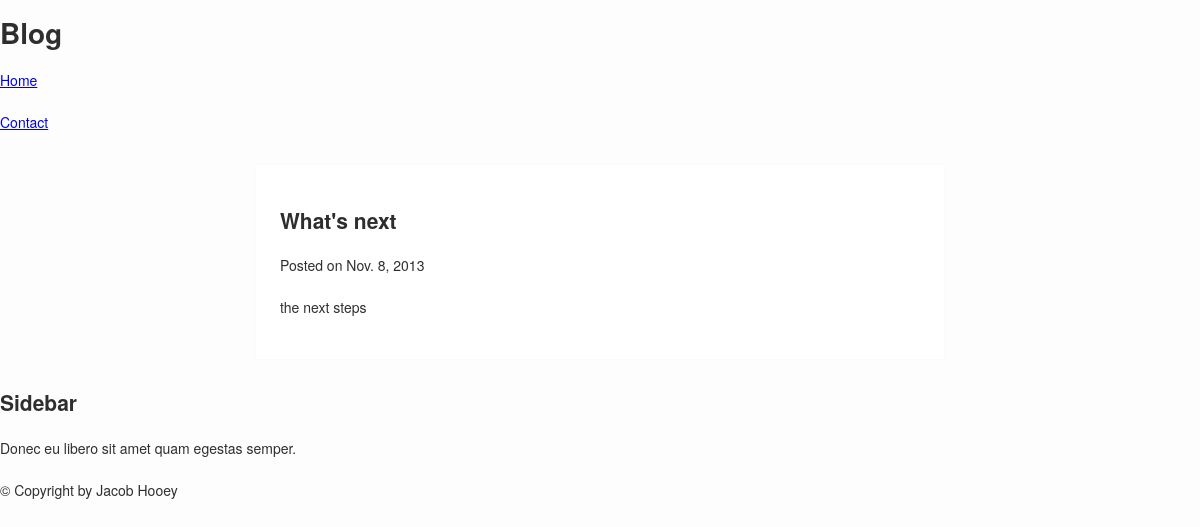
The page /complete-django/ on the database its author committed.
### blog/models.py (models this page shows, shortened)
class Post(models.Model):
    title = models.CharField(max_length=255)
    author = models.CharField(max_length=255, default='Jacob Hooey')
    slug = models.SlugField(unique=True, max_length=255)
    category = models.CharField(max_length=255)
    description = models.CharField(max_length=255)
    content = models.TextField()
    published = models.BooleanField(default=True)
    created = models.DateTimeField(auto_now_add=True)

### blog/views.py (the view)
# urls.py: url(r'^(?P<slug>[\w\-]+)/$', 'blog.views.post'),
def post(request, slug):
    post = get_object_or_404(Post, slug=slug)
    return render(request, 'blog/post.html', {'post': post})

### pompouspanda/templates/blog/post.html (shortened to what this page needs)
{% extends 'blog/base.html' %}
{% block content %}
<article>
	<header>
		<h1>{{post.title}}</h1>
		<p>
			Posted on
			<time datetime="{{post.created|date:"c"}}">
				{{post.created|date}}
			</time>
		</p>
	</header>
	<p class="description">
		{{post.description}}
	</p>
</article>
{% endblock %}

### pompouspanda/static/style.css (style rules this page uses)
body { background-color: #fdfdfd; color: #2e2e2e; margin: 0; padding: 0; font-size: 14px; line-height: 28px; font-family: 'Helvetica Neue', Helvetica, Arial, sans-serif; }

### rows shown on the page
Post: title "What's next", created "Nov. 8, 2013", description "the next steps"
